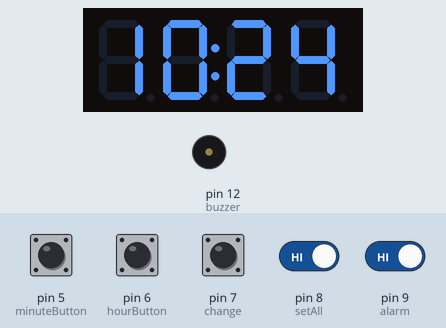
A sketch run on a simulated Arduino Uno, built with avr-gcc and run on an emulated ATmega328P. On the bench: 4-digit seven-segment display, buzzer (waves = sounding). The test bench sets the inputs (shaded band); at power-on: pin 5 (minuteButton), pin 6 (hourButton), pin 7 (change), pin 8 (setAll), pin 9 (alarm) HIGH. The local clock reads 2024-03-15 10:24:30 at power-on unless the sketch sets it.

Above: at 1.2 s.
1.3 s: pin 7 (change) pulled LOW for 0.15 s
At 1.49 s:
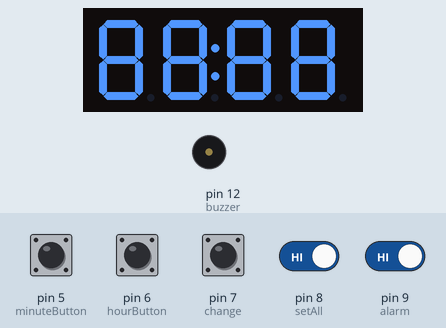
3.1 s: pin 5 (minuteButton) pulled LOW for 1 s
At 5.2 s:
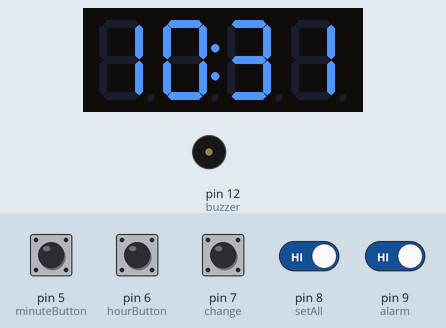
5.6 s: pin 6 (hourButton) pulled LOW for 0.15 s
At 6.1 s:
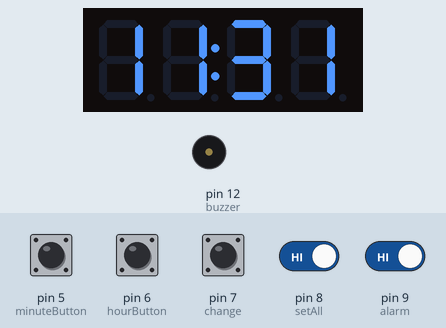
7.2 s: pin 5 (minuteButton) pulled LOW for 0.15 s
At 7.9 s:
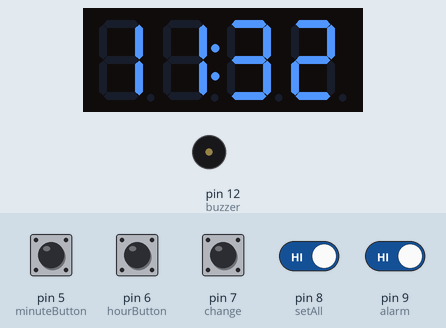
8.8 s: pin 6 (hourButton) pulled LOW for 1 s
At 11.0 s:
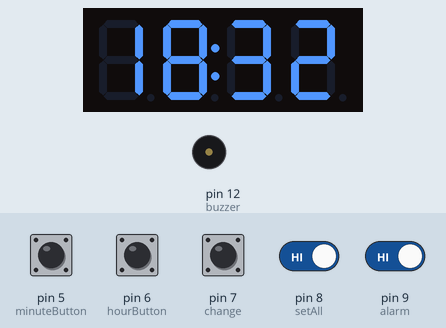
11.3 s: pin 8 (setAll) driven LOW and pin 9 (alarm) driven LOW
At 12.79 s:
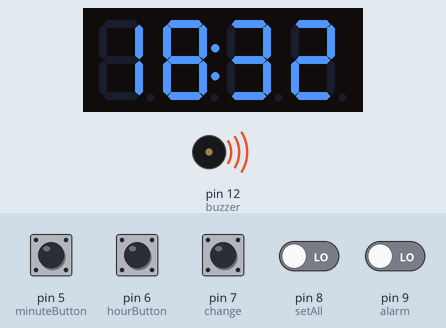
Timing chart, 0 to 15.3 s (numbered marks = the images above; inputs shaded):
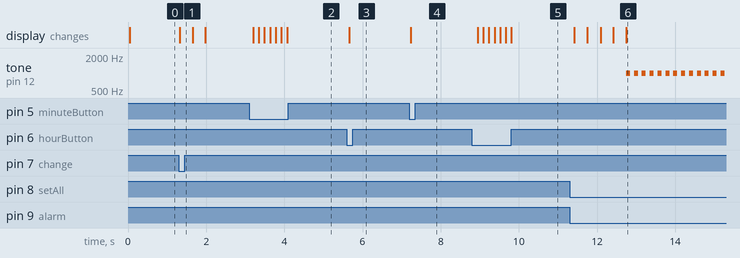

The sketch:

digital-clock-arduino.ino
```cpp
/*
 * ==============================================================================
 * Author       : Sourov Sharma
 * Date         : 13 July 2022
 * Last Modified: 31 July 2022
 * Description  : A simple digital clock. It shows the time, while it is
 *                possible to change the time. It also has a alarm function.
 * Version      : 0.3v beta
 * Changes      : 0.1v beta ( read from rtc and show it to the serial monitor)
 *                0.2v beta ( output the value from rtc to 7 seg display)
 *                0.3v beta ( change the time with input buttons)
 *                1.0v stable ( a clock with an alarm)
 * ===============================================================================
 */

#include <TimeLib.h>
#include <TM1637.h>
#include <DS1307RTC.h>

#define CLK 2
#define DIO 3

/*
 * Global variables
 */
int hourValue = 0;      /* to hold the hour value while changing the time */
int minuteValue = 0;    // to hold the minute value while changing the time
int hourAlarm = 24;      // holds the alarm hour value
int minuteAlarm = 0;    // holds the alarm minute value

/*
 * Pins name
 */
int hourButton = 6;
int minuteButton = 5;
int change = 7;
int setAll = 8;
int alarm = 9;
int buzzer = 12;

bool alarmState = false;
bool alarmTurnOff = false;

tmElements_t clockTime;
TM1637 outDisplay(CLK, DIO);

void setup(){
  /*
   * setsup all the inputs
   */
  pinMode(minuteButton, INPUT_PULLUP);
  pinMode(hourButton, INPUT_PULLUP);
  pinMode(change, INPUT_PULLUP);
  pinMode(setAll, INPUT_PULLUP);
  pinMode(alarm, INPUT_PULLUP);
  pinMode(buzzer, OUTPUT);
  outDisplay.set();
  outDisplay.init();
}


void loop(){
  RTC.read(clockTime);
  displayOut(clockTime.Hour, clockTime.Minute);

  if((clockTime.Hour == hourAlarm) && (clockTime.Minute == minuteAlarm)){
    if(alarmTurnOff == false){
      alarmState = true;
    }
    while(alarmState){
      if(digitalRead(minuteButton) == LOW){
        alarmState = false;
        alarmTurnOff = true;
        /* resets alarm values for next use */
        hourAlarm = 24;
        break;
      }
      RTC.read(clockTime);
      tone(buzzer, 1000);
      delay(100);
      noTone(buzzer);
      delay(100);
      if(clockTime.Minute == (minuteAlarm+1)){
        hourAlarm = 24;
      }
    }

  }

  if(digitalRead(alarm) == LOW){
      setAlarm();
  }

  if(digitalRead(change) == LOW){
    /*
     * change time
     */
    changeTime();
  }

  if((digitalRead(hourButton) == LOW) && (digitalRead(setAll) == LOW)){
    delay(200);
    while(1){
      RTC.read(clockTime);
      displayOutSec(clockTime.Minute, clockTime.Second);
      if(digitalRead(setAll) == LOW){
        break;
      }
      delay(50);
    }
  }

  if((digitalRead(setAll) == LOW) && (digitalRead(minuteButton) == LOW)){
    delay(200);
    while(1){
      RTC.read(clockTime);
      displayOut(clockTime.Month, clockTime.Day);
      if(digitalRead(setAll) == LOW){
        break;
      }
      delay(50);
    }
  }
}

/*
 * ==========================================
 * All the other functions
 * ==========================================
 */

/*
 * To blink the display
 */
void blinkDis(){
  outDisplay.display(0, 8);
  outDisplay.display(1, 8);
  outDisplay.point(1);
  outDisplay.display(2, 8);
  outDisplay.display(3, 8);
  delay(300);
}

/*
 * function to display minute and seconds
 */

void displayOutSec(int Minute, int Second){
  outDisplay.display(0, (Minute/10));
  outDisplay.display(1, (Minute%10));
  outDisplay.point(1);
  outDisplay.display(2, (Second/10));
  outDisplay.display(3, (Second%10));
}

/*
 * To print to the display
 */
void displayOut(int Hour, int Minute){
  outDisplay.display(0, (Hour/10));
  outDisplay.display(1, (Hour%10));
  outDisplay.point(1);
  outDisplay.display(2, (Minute/10));
  outDisplay.display(3, (Minute%10));
}

/*
 * To change the time with user input
 */
void changeTime(){
  blinkDis();
  displayOut(1,1);
  delay(300);

  displayOut(clockTime.Hour, clockTime.Minute);
  hourValue = clockTime.Hour;
  minuteValue = clockTime.Minute;
  while(digitalRead(setAll)){
    if(!digitalRead(minuteButton)){
      minuteValue++;
      if(minuteValue < 60){
        displayOut(hourValue,minuteValue);
      }else{
        minuteValue = 0;
        displayOut(hourValue,minuteValue);
      }
    }
    if(!digitalRead(hourButton)){
      hourValue++;
      if(hourValue < 24){
        displayOut(hourValue,minuteValue);

      }else{
        hourValue = 0;
        displayOut(hourValue,minuteValue);
      }
    }
    if(!digitalRead(change)){
      delay(200);
      return;
    }
    // delay between inputs
    delay(120);
  }
  clockTime.Hour = hourValue;
  clockTime.Minute = minuteValue;
  clockTime.Second = 0;
  RTC.write(clockTime);
}

void setAlarm(){
  blinkDis();
  displayOut(1,1);
  delay(300);

  displayOut(clockTime.Hour, clockTime.Minute);
  hourAlarm = clockTime.Hour;
  minuteAlarm = clockTime.Minute;
  while(digitalRead(setAll)){
    /*
     * loops untill set input is low
     */
    if(!digitalRead(minuteButton)){
      minuteAlarm++;
      if(minuteAlarm < 60){
        displayOut(hourAlarm,minuteAlarm);
      }else{
        minuteAlarm = 0;
        displayOut(hourAlarm,minuteAlarm);
      }
    }
    if(!digitalRead(hourButton)){
      hourAlarm++;
      if(hourAlarm < 24){
        displayOut(hourAlarm,minuteAlarm);

      }else{
        hourAlarm = 0;
        displayOut(hourAlarm,minuteAlarm);
      }
    }
    /*
     * delays between input checks
     */
    delay(120);
  }
  // sets the value to false to be activated again
  alarmTurnOff = false;
  blinkDis();
  displayOut(1,1);
  delay(300);
}
```

Measured:
- after the input at 1.3 s, the display: changes at once (image 1)
- after the input at 3.1 s, the display: first changes after 0.10 s (image 2 shows a later state)
- after the input at 5.6 s, the display: changes after 0.05 s (image 3)
- after the input at 7.2 s, the display: changes at once (image 4)
- after the input at 8.8 s, the display: first changes after 0.14 s (image 5 shows a later state)
- after the input at 11.3 s, tone on pin 12 (buzzer): alternates 1000 Hz for 0.10 s and silent for 0.10 s, starting after 1.4 s; the display: first changes after 0.12 s (image 6 shows a later state)
